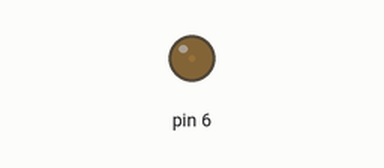
A sketch run on a simulated Arduino Uno, built with avr-gcc and run on an emulated ATmega328P. On the bench: output pins drawn as LEDs (lit = HIGH).

Above: at 0.05 s.
At 0.95 s:
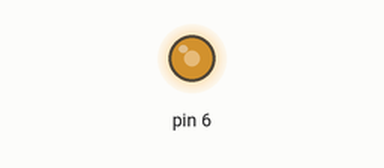
At 1.4 s:
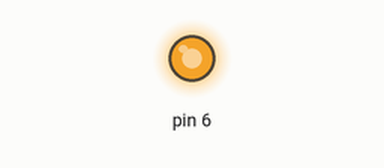
At 2.75 s:
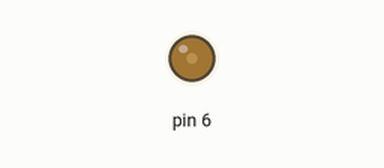
Timing chart, 0 to 7.0 s (numbered marks = the images above):
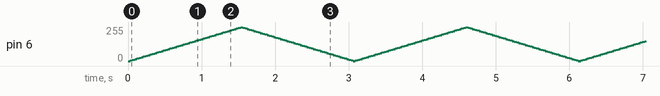

The sketch:

Glove_LED.ino
```cpp
int brightness = 0;
int fadeAmount = 5;

void setup() {
  pinMode(6, OUTPUT);
}

void loop() {
  analogWrite(6, brightness);
  brightness += fadeAmount;
  if(brightness == 0 || brightness == 255)
    fadeAmount = -fadeAmount;
  delay(30);
}
```
